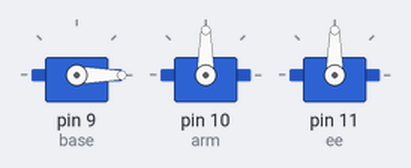
A sketch run on a simulated Arduino Uno, built with avr-gcc and run on an emulated ATmega328P. Parts: 3 × servo.

Above: at 0.1 s.
At 0.5 s:
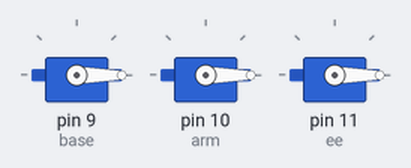
At 14.5 s:
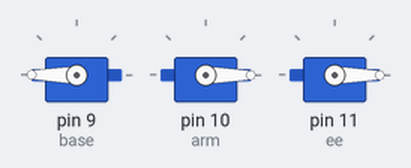
At 23.5 s:
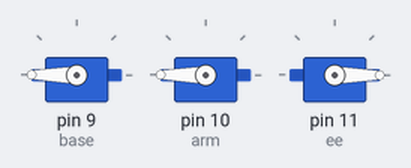
At 24.5 s:
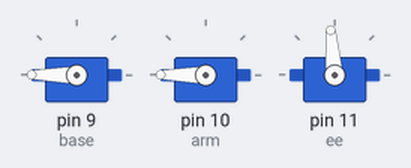
At 25.8 s:
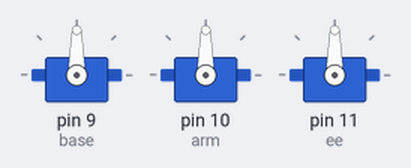
Timing chart, 0 to 27.3 s (numbered marks = the images above):
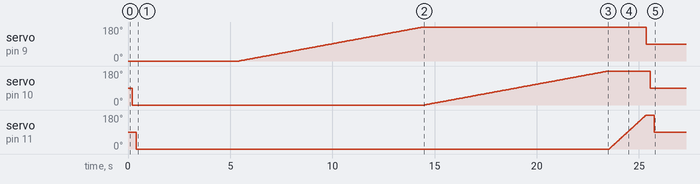

The sketch:

servo_calibration.ino
```cpp
/* calibration
base_servo - 9
arm_servo - 10
end_eff - 11
*/

#include <Servo.h>

Servo base,arm,ee;  // create servo object to control a servo
// twelve servo objects can be created on most boards

int pos = 90;    // variable to store the servo position(0-180)

void setup() {

  base.attach(9);  // attaches the servo on pin 9 to the servo object
  arm.attach(10);  // attaches the servo on pin 10 to the servo object
  ee.attach(11);  // attaches the servo on pin 11 to the servo object

  pos = 0;
  base.write(pos);              // tell servo to go to position in variable 'pos'
  delay(200);
  arm.write(pos);              // tell servo to go to position in variable 'pos'
  delay(200);
  ee.write(pos);              // tell servo to go to position in variable 'pos'
  delay(5000);
  for (pos = 0; pos <= 180; pos += 1) { // goes from 0 degrees to 180 degrees
    base.write(pos);
    delay(50);
  }
  for (pos = 0; pos <= 180; pos += 1) { // goes from 0 degrees to 180 degrees
    arm.write(pos);
    delay(50);
  }
  for (pos = 0; pos <= 180; pos += 1) { // goes from 0 degrees to 180 degrees
    ee.write  (pos);
    delay(10);
  }
  pos = 90;
}

void loop() {
    base.write(pos);              // tell servo to go to position in variable 'pos'
    delay(200);
    arm.write(pos);              // tell servo to go to position in variable 'pos'
    delay(200);
    ee.write(pos);              // tell servo to go to position in variable 'pos'
    delay(1000);
}
```

Measured:
- by itself, servo on pin 9 (base): rises from 0° to 180° in 9.0 s, then falls to 90° in 10.9 s
